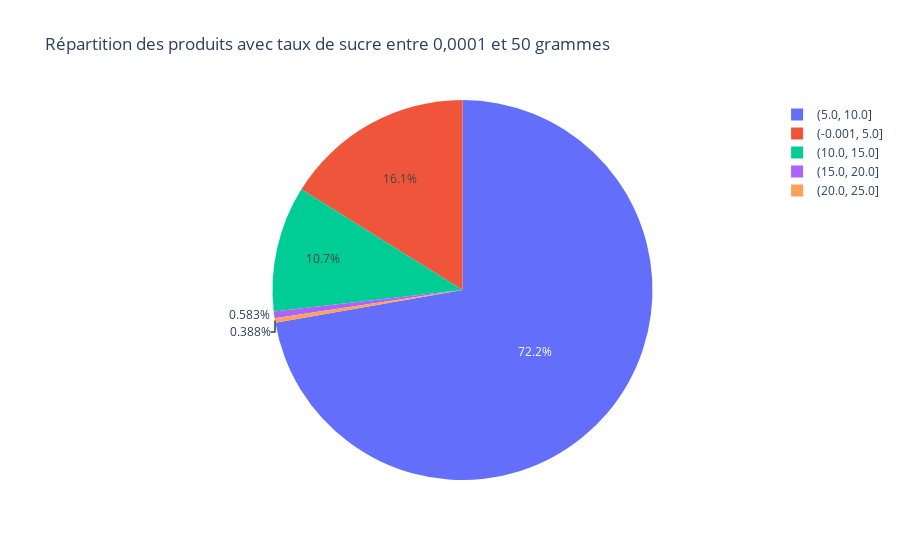

The notebook cell this image was saved under:
### Code cell
#pie chart
fig = px.pie(agg, values='sugars_100g', names='bins', title="Répartition des produits avec taux de sucre entre 0,0001 et 50 grammes")
fig.show()

### Figure 1 — Plotly figure (JSON) as saved in the notebook; plotly's stock layout.template omitted (floating-point values rounded to 4 significant figures)
{"data": [{"domain": {"x": [0, 1], "y": [0, 1]}, "hovertemplate": "bins=%{label}<br>sugars_100g=%{value}<extra></extra>", "labels": ["(-0.001, 5.0]", "(5.0, 10.0]", "(10.0, 15.0]", "(15.0, 20.0]", "(20.0, 25.0]"], "legendgroup": "", "name": "", "showlegend": true, "type": "pie", "values": [83, 372, 55, 3, 2]}], "layout": {"legend": {"tracegroupgap": 0}, "title": {"text": "Répartition des produits avec taux de sucre entre 0,0001 et 50 grammes"}}}
